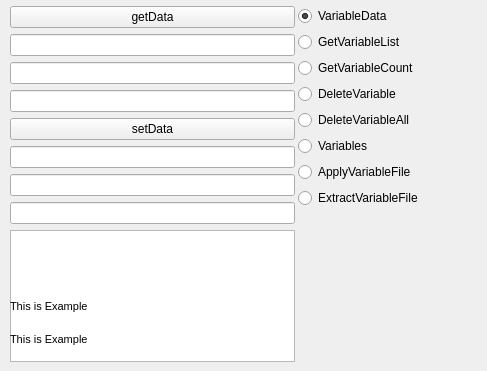
     <widget class="QWidget" name="tabFunctionCall">
      <attribute name="title">
       <string>Variable</string>
      </attribute>
      <widget class="QWidget" name="verticalLayoutWidget">
       <property name="geometry">
        <rect>
         <x>10</x>
         <y>6</y>
         <width>285</width>
         <height>356</height>
        </rect>
       </property>
       <layout class="QVBoxLayout" name="Layout_Get">
        <item>
         <widget class="QPushButton" name="btn_GetData">
          <property name="text">
           <string>getData</string>
          </property>
          <property name="autoRepeat">
           <bool>false</bool>
          </property>
         </widget>
        </item>
        <item>
         <widget class="QLineEdit" name="txt_GetParam1">
          <property name="text">
           <string/>
          </property>
          <property name="frame">
           <bool>true</bool>
          </property>
          <property name="echoMode">
           <enum>QLineEdit::Normal</enum>
          </property>
          <property name="readOnly">
           <bool>false</bool>
          </property>
         </widget>
        </item>
        <item>
         <widget class="QLineEdit" name="txt_GetParam2">
          <property name="inputMask">
           <string/>
          </property>
          <property name="text">
           <string/>
          </property>
          <property name="readOnly">
           <bool>false</bool>
          </property>
         </widget>
        </item>
        <item>
         <widget class="QLineEdit" name="txt_GetParam3"/>
        </item>
        <item>
         <widget class="QPushButton" name="btn_SetData">
          <property name="text">
           <string>setData</string>
          </property>
          <property name="iconSize">
           <size>
            <width>13</width>
            <height>16</height>
           </size>
          </property>
          <property name="autoRepeat">
           <bool>false</bool>
          </property>
         </widget>
        </item>
        <item>
         <widget class="QLineEdit" name="txt_SetParam1">
          <property name="text">
           <string/>
          </property>
         </widget>
        </item>
        <item>
         <widget class="QLineEdit" name="txt_SetParam2">
          <property name="text">
           <string/>
          </property>
         </widget>
        </item>
        <item>
         <widget class="QLineEdit" name="txt_SetParam3">
          <property name="text">
           <string/>
          </property>
         </widget>
        </item>
        <item>
         <widget class="QTextEdit" name="txt_EditData"/>
        </item>
        <item>
         <spacer name="verticalSpacer_4">
          <property name="orientation">
           <enum>Qt::Vertical</enum>
          </property>
          <property name="sizeHint" stdset="0">
           <size>
            <width>20</width>
            <height>40</height>
           </size>
          </property>
         </spacer>
        </item>
        <item>
         <spacer name="verticalSpacer_3">
          <property name="orientation">
           <enum>Qt::Vertical</enum>
          </property>
          <property name="sizeHint" stdset="0">
           <size>
            <width>20</width>
            <height>40</height>
           </size>
          </property>
         </spacer>
        </item>
       </layout>
      </widget>
      <widget class="QWidget" name="verticalLayoutWidget_3">
       <property name="geometry">
        <rect>
         <x>298</x>
         <y>6</y>
         <width>180</width>
         <height>256</height>
        </rect>
       </property>
       <layout class="QVBoxLayout" name="verticalLayout_4">
        <item>
         <widget class="QRadioButton" name="rbtn_VariableData">
          <property name="text">
           <string>VariableData</string>
          </property>
          <property name="checked">
           <bool>true</bool>
          </property>
          <property name="autoRepeat">
           <bool>false</bool>
          </property>
         </widget>
        </item>
        <item>
         <widget class="QRadioButton" name="rbtn_VariableList">
          <property name="text">
           <string>GetVariableList</string>
          </property>
         </widget>
        </item>
        <item>
         <widget class="QRadioButton" name="rbtn_VariableCount">
          <property name="text">
           <string>GetVariableCount</string>
          </property>
         </widget>
        </item>
        <item>
         <widget class="QRadioButton" name="rbtn_VariableDelete">
          <property name="text">
           <string>DeleteVariable</string>
          </property>
         </widget>
        </item>
        <item>
         <widget class="QRadioButton" name="rbtn_VarDeleteAll">
          <property name="text">
           <string>DeleteVariableAll</string>
          </property>
         </widget>
        </item>
        <item>
         <widget class="QRadioButton" name="rbtn_Variables">
          <property name="text">
           <string>Variables</string>
          </property>
         </widget>
        </item>
        <item>
         <widget class="QRadioButton" name="rbtn_ApplyVarFile">
          <property name="text">
           <string>ApplyVariableFile</string>
          </property>
         </widget>
        </item>
        <item>
         <widget class="QRadioButton" name="rbtn_ExtractVarFile">
          <property name="text">
           <string>ExtractVariableFile</string>
          </property>
         </widget>
        </item>
        <item>
         <spacer name="verticalSpacer">
          <property name="orientation">
           <enum>Qt::Vertical</enum>
          </property>
          <property name="sizeHint" stdset="0">
           <size>
            <width>20</width>
            <height>40</height>
           </size>
          </property>
         </spacer>
        </item>
       </layout>
      </widget>
      <widget class="QWidget" name="verticalLayoutWidget_4">
       <property name="geometry">
        <rect>
         <x>10</x>
         <y>300</y>
         <width>420</width>
         <height>46</height>
        </rect>
       </property>
       <layout class="QVBoxLayout" name="Layout_Exam">
        <item>
         <widget class="QLabel" name="lb_Example">
          <property name="font">
           <font>
            <pointsize>8</pointsize>
           </font>
          </property>
          <property name="frameShape">
           <enum>QFrame::NoFrame</enum>
          </property>
          <property name="lineWidth">
           <number>2</number>
          </property>
          <property name="text">
           <string>This is Example</string>
          </property>
          <property name="scaledContents">
           <bool>false</bool>
          </property>
         </widget>
        </item>
        <item>
         <spacer name="verticalSpacer_2">
          <property name="orientation">
           <enum>Qt::Vertical</enum>
          </property>
          <property name="sizeHint" stdset="0">
           <size>
            <width>20</width>
            <height>40</height>
           </size>
          </property>
         </spacer>
        </item>
        <item>
         <widget class="QLabel" name="lb_Example_2">
          <property name="font">
           <font>
            <pointsize>8</pointsize>
           </font>
          </property>
          <property name="frameShape">
           <enum>QFrame::NoFrame</enum>
          </property>
          <property name="lineWidth">
           <number>2</number>
          </property>
          <property name="text">
           <string>This is Example</string>
          </property>
          <property name="scaledContents">
           <bool>false</bool>
          </property>
         </widget>
        </item>
       </layout>
      </widget>
     </widget>
